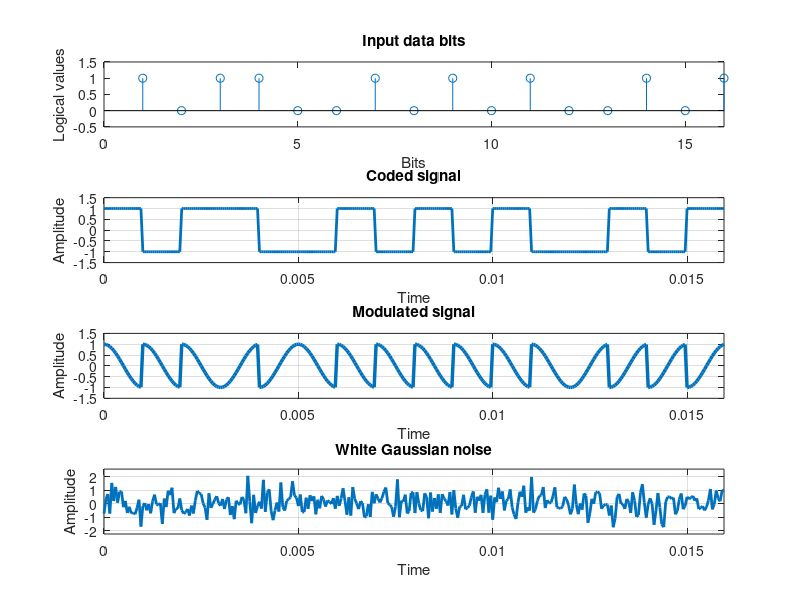
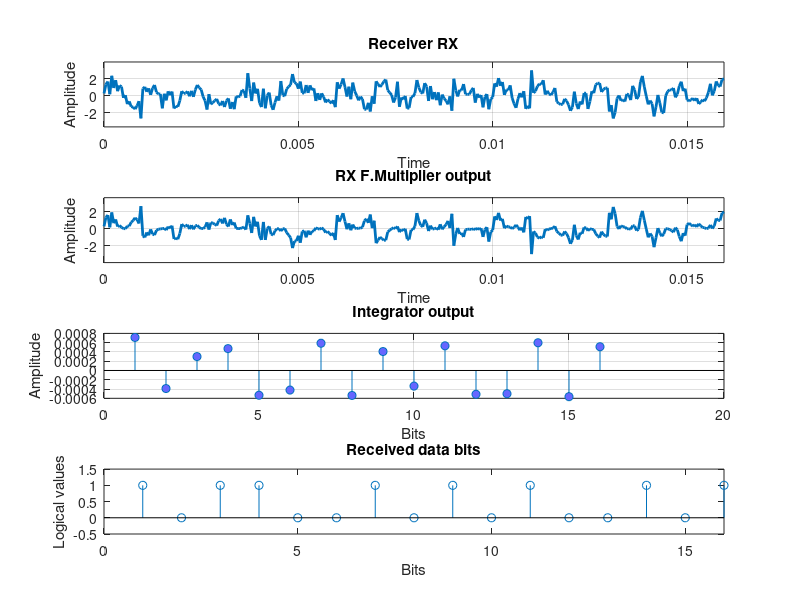

MATLAB code to generate these figures, in order:
%  BPSK system
%------------------------------------------------------------
clear all; close all; %#ok<CLALL>
% clear previous data and close windows
%------------------------------------------------------------
fprintf('\n BPSK simulation \n')
%------------------------------------------------------------
% Initialization
% 1 - num of data bits to transfer: 
num_data_bits = 16;
fprintf('BPSK - num of data bits to transfer: %d \n', num_data_bits)
% 2 - Signal-to-noise ratio in the channel - determined by AWGN level:
SNR = 0; %:2:10; % SNR (dB) range
% TODO: add looping
fprintf('BPSK - SNR: %d \n', SNR)
%----------------------------------------------------------
% Generate random data bits for transfer
% TODO: add input for some standard signaals
data_bits = randn(1, num_data_bits) >= 0;
% random array of -1 and 1
% condition >=0 turns this array into a 0 and 1 array
%------------------------------------------------------------
% Other data
Rb = 1000; % Bit rate
% Rb = speed (rate) of bits per sec = Fm (max signal frequency in spectrum) 
A = 1; % Signal amplitude on Connection line
num_samples_per_bit = 20; % = Tb/Ts; (taken at will, has to be >= 2)
Fs = num_samples_per_bit * Rb;  % Sampling frequency (Hz)
Ts=1/Fs; % Sample duration (sec)
Tb=1/Rb; % Bit duration (sec)
t = 0 : Ts : Tb * num_data_bits - Ts; % Time axis
%------------------------------------------------------------
% Form signal that's sent through the coded channel
bpsk_coded_bit = zeros(1,Tb*1/Ts);
bpsk_coded_signal = zeros(1,num_data_bits*length(bpsk_coded_bit)); 
% signal is 'spread' (sampled) during each data bit duration
for cntr = 1 : num_data_bits 
   bpsk_coded_bit = A*(2*data_bits(cntr) - 1) *ones(1,num_samples_per_bit);
   % values are -A are +A, i.e. -1 and +1 (phase change 0 and pi)
   bpsk_coded_signal((cntr-1)*num_samples_per_bit +1 : (cntr)*num_samples_per_bit) = bpsk_coded_bit;
end
%---------
% Plots
figure(1)
subplot(4,1,1); stem(data_bits);
xlabel('Bits'); ylabel('Logical values'); title('Input data bits');
axis([0, num_data_bits, -0.5, 1.5]);
subplot(4,1,2); plot(t, bpsk_coded_signal, 'LineWidth',2); grid on;
xlabel('Time'); ylabel('Amplitude'); title('Coded signal');
maxTime=max(t); 
maxAmp=max(bpsk_coded_signal);
minAmp=min(bpsk_coded_signal);
axis([0,maxTime,minAmp-0.5,maxAmp+0.5]);
%------------------------------------------------------------
% Transmitter TX - Frequency multiplier
F_carrier = 500; % Carrier frequency (Hz) (set at will)
% TODO: add as input
Carrier = cos(2*pi*F_carrier*t);
% Frequency multiplier output
bpsk_modulated_signal = bpsk_coded_signal .* Carrier; 
%---------
% Plot
subplot(4,1,3); plot(t, bpsk_modulated_signal, 'LineWidth',2.5); grid on;
xlabel('Time'); ylabel('Amplitude'); title('Modulated signal');
maxTime=max(t); 
maxAmp=max(bpsk_modulated_signal);
minAmp=min(bpsk_modulated_signal);
axis([0,maxTime,minAmp-0.5,maxAmp+0.5]);
%---------------------------------------------------------------
% Line/channel 
EbN0 = 10^(SNR/10); % 
AWGN_sigma = sqrt(1/(EbN0*2));
AWGN = AWGN_sigma * randn(1, length(bpsk_modulated_signal));
%---------
% Plot
subplot(4,1,4); plot(t, AWGN, 'LineWidth',2); grid on;
xlabel('Time'); ylabel('Amplitude'); title('White Gaussian noise');
maxTime=max(t); 
maxAmp=max(AWGN);
minAmp=min(AWGN);
axis([0,maxTime,minAmp-0.5,maxAmp+0.5]);
% Adding Gaussian noise:
received_signal = bpsk_modulated_signal + AWGN; 
%---------------------------------------------------------------
% Receiver RX - Frequency multiplier (synchronous demodulation)
Rx_fmultiplier_output = received_signal .* Carrier; 
%---------------------------------------------------------------
% Receiver RX - Integrator
interval = 0 : Ts : Tb-Ts; 
% integration boundaries define Tb (data bit duration)
Integrator_output = zeros(1,(length(Rx_fmultiplier_output)/(Tb/Ts)));
% (length(Rx_fmultiplier_output)/(Tb/Ts)) == num_data_bits
for i = 0 : (length(Rx_fmultiplier_output)/(Tb/Ts))-1  % num of bits
     Integrator_output(i+1) = trapz(interval, Rx_fmultiplier_output( (i*(Tb/Ts)+1) : ((i+1)*(Tb/Ts))) );
end
% trapz does numerical integration using trapezoidal method
% on data bit duration interval
%------------------------------------------------------------
% Receiver RX - Odlucivac - Treshold
% 0 is Treshold, decision: 0 for -1, 1 for 1
Decider_output = (Integrator_output >= 0); 
% Decider_output yealds received data bits
%---------
% Plot
figure(2)
subplot(4,1,1); plot(t, received_signal, 'LineWidth',2); grid on;
xlabel('Time'); ylabel('Amplitude'); title('Receiver RX');
maxTime=max(t); 
maxAmp=max(received_signal);
minAmp=min(received_signal);
axis([0,maxTime,minAmp-1,maxAmp+1]);  
subplot(4,1,2); plot(t, Rx_fmultiplier_output, 'LineWidth',2); grid on;
xlabel('Time'); ylabel('Amplitude'); title('RX F.Multiplier output');
maxTime=max(t); 
maxAmp=max(Rx_fmultiplier_output);
minAmp=min(Rx_fmultiplier_output);
axis([0,maxTime,minAmp-1,maxAmp+1]);  
subplot(4,1,3); stem(Integrator_output, 'MarkerFaceColor',[0.4,0.4,1]);
grid on; xlabel('Bits'); ylabel('Amplitude'); title('Integrator output');
subplot(4,1,4); stem(Decider_output);
xlabel('Bits'); ylabel('Logical values'); title('Received data bits');
axis([0, num_data_bits, -0.5, 1.5]); 
%--THE-END-------------------------------------------------------